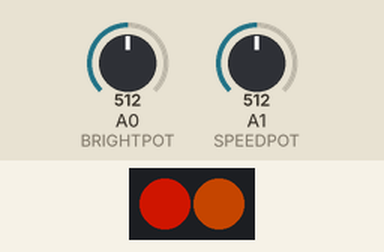
Bench run of a sketch on a simulated Arduino Uno, built with avr-gcc and run on an emulated ATmega328P. Parts: 2 RGB LEDs in strip order, left to right. The inputs (shaded band) are chosen by the test bench; at power-on: A1 (SPEEDPOT) = 512, A0 (BRIGHTPOT) = 512. Dim RGB values are drawn brighter than linear.

Above: at 1.2 s.
1.3 s: A1 (SPEEDPOT) set to 316
4.3 s: A1 (SPEEDPOT) set to 290
At 5.0 s:
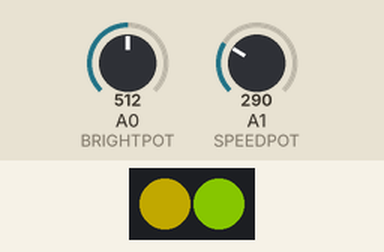
7.3 s: A0 (BRIGHTPOT) set to 0
At 7.9 s:
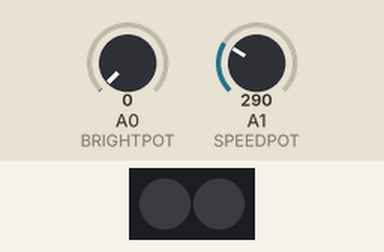
8.8 s: A0 (BRIGHTPOT) set to 2
10.3 s: A0 (BRIGHTPOT) set to 5
At 10.59 s:
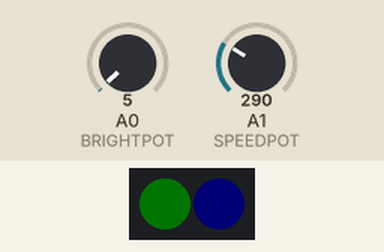
At 12.0 s:
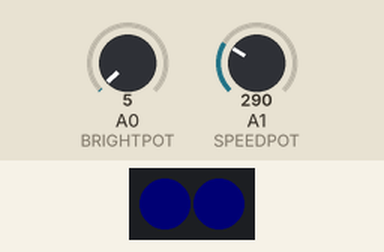
12.3 s: A1 (SPEEDPOT) set to 251
15.3 s: A1 (SPEEDPOT) set to 235
Timing chart, 0 to 36.5 s (numbered marks = the images above; inputs shaded):
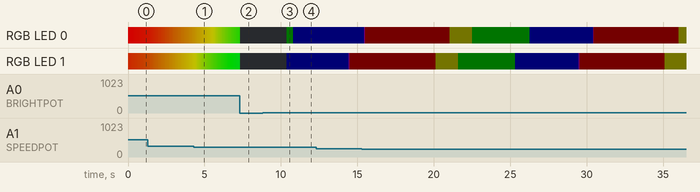

The sketch:

fastled_doublerainbow.ino
```cpp
#include <FastLED.h>

FASTLED_USING_NAMESPACE

#define DATA_PIN    5
#define LED_TYPE    WS2812B
#define COLOR_ORDER GRB
#define NUM_LEDS    2
#define BRIGHTPOT   0
#define SPEEDPOT    1

uint8_t brightness = 200;
uint8_t potbright  = 200;
int     del        = 40;
uint8_t gHue       = 0;

CRGB leds[NUM_LEDS];

void setup() {
  FastLED.addLeds<LED_TYPE,DATA_PIN,COLOR_ORDER>(leds, NUM_LEDS).setCorrection(TypicalLEDStrip);
  FastLED.setBrightness(brightness);
}

void loop() {
  potbright = analogRead(BRIGHTPOT) >> 2;
  del = analogRead(SPEEDPOT) >> 2;

  if (potbright != brightness) {
    brightness = potbright;
    FastLED.setBrightness(potbright);
  }

  leds[0] = CHSV(gHue, 255, 255);
  leds[1] = CHSV(gHue+16, 255, 255);

  FastLED.show();

  delay(del);
  gHue++;
}
```

Measured:
- the behaviour switches between 304 and 303 on A1 (SPEEDPOT) (found by bisection; images 0 and 1)
- the behaviour switches between 3 and 4 on A0 (BRIGHTPOT) (found by bisection; images 2 and 3)
- after the input at 8.8 s, every drawn part: stays the same
- after the input at 10.3 s, RGB LED 0: off → RGB(0, 1, 0) after 0.07 s, → RGB(0, 0, 1) 0.43 s later; RGB LED 1: off → RGB(0, 0, 1) after 0.07 s
